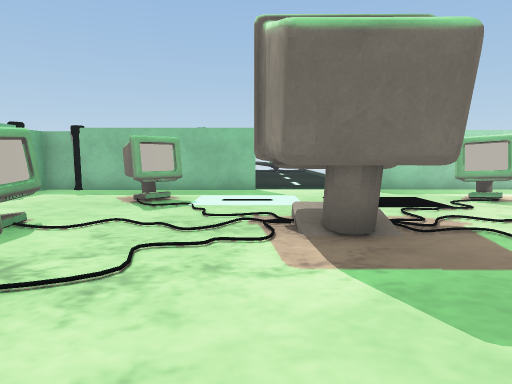
View 1 (above)

16 first-person views from a walk through a Unity game level. The camera is 1.3 m above the floor, tilts 6° down and sees 75° across. The floor is counted in squares, 1.25 m on a side. Each view is taken from the middle of a square. On the plan, view 1 faces up. The plan holds only what a view shows up to about 13 squares ahead; the rest is blank. The place goes on beyond the plan. The player character is not drawn. Some animated figures are left out. Door leaves are left out, so doorways stand open. Some surface patterns are stand-ins.

View 2
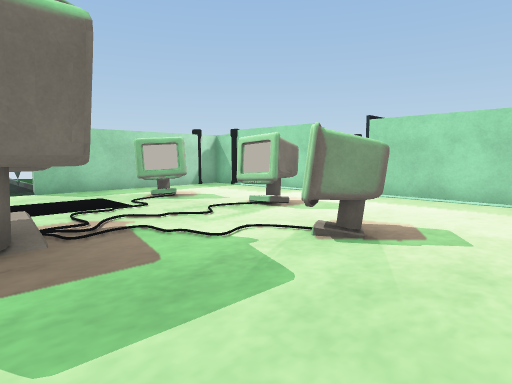

View 3
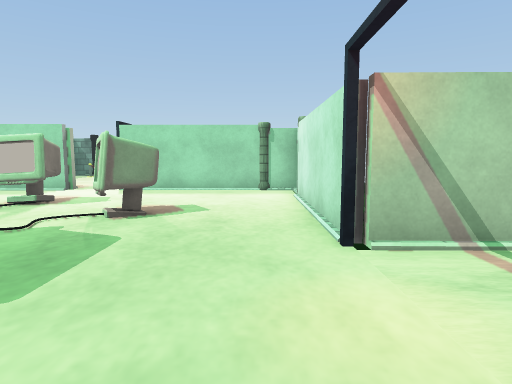

View 4
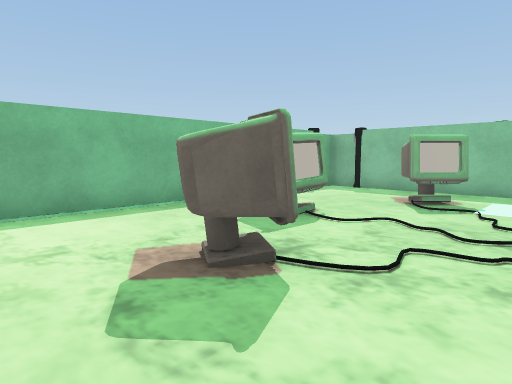

View 5
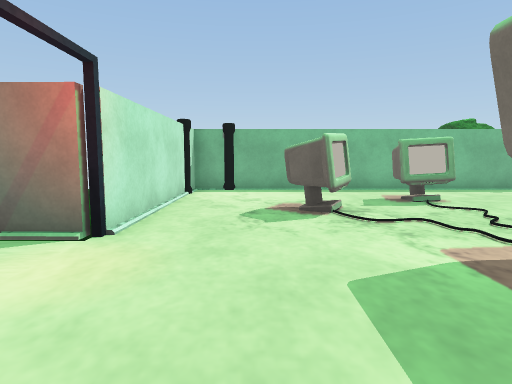

View 6
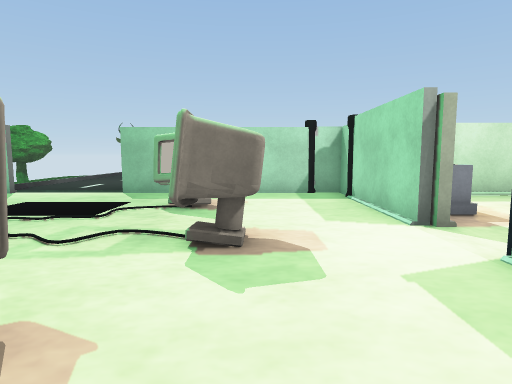

View 7
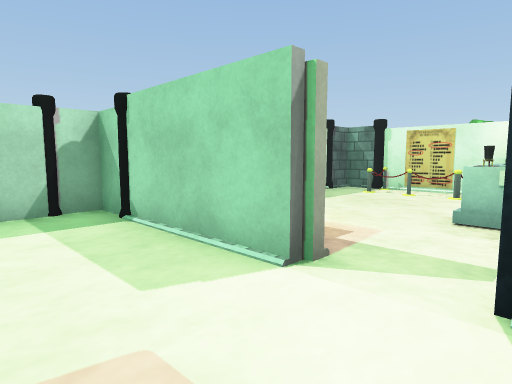

View 8
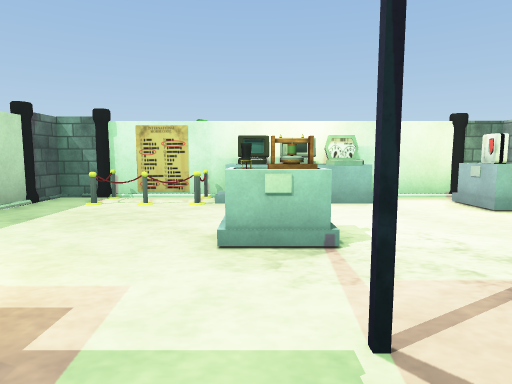

View 9
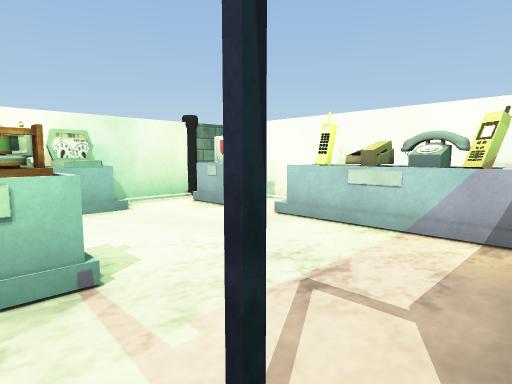

View 10
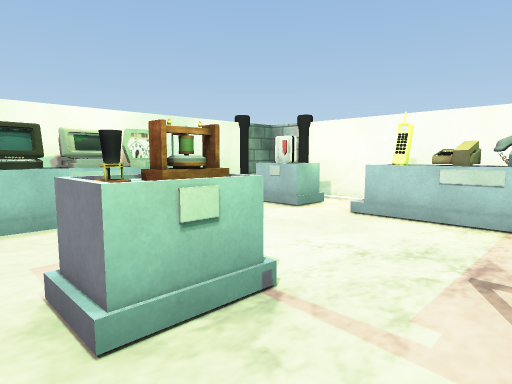

View 11
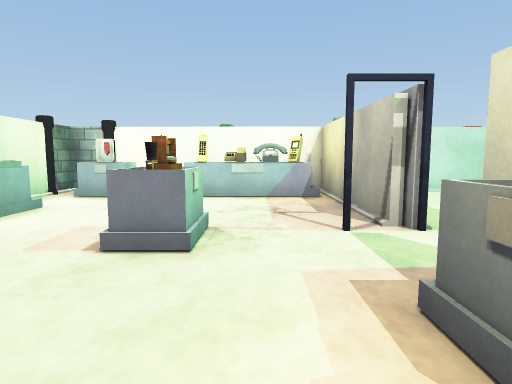

View 12
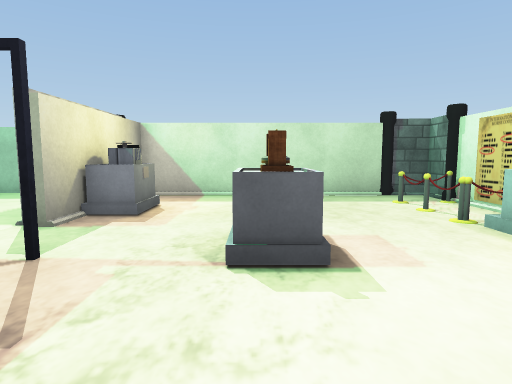

View 13
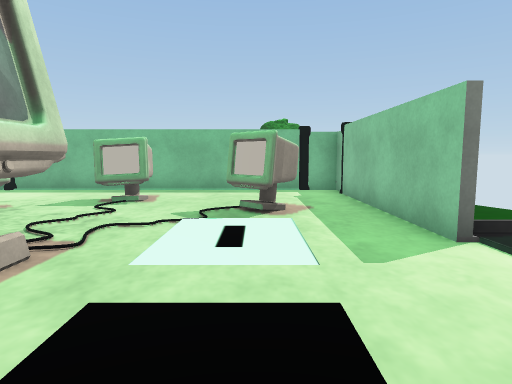

View 14
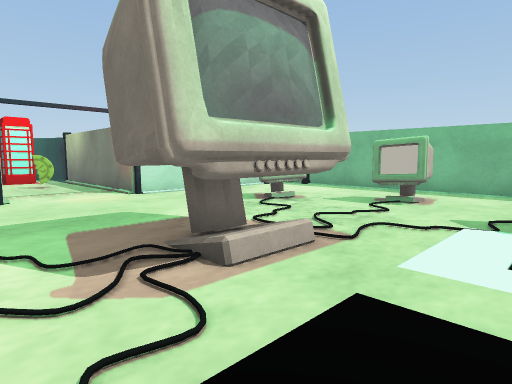

View 15
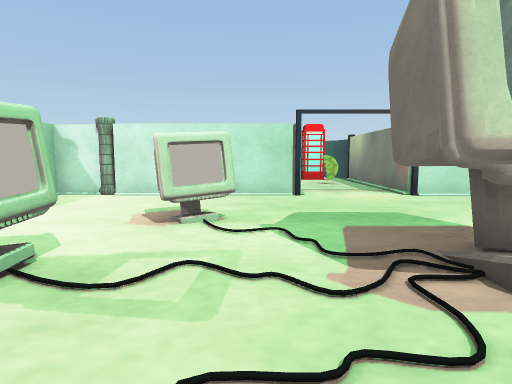

View 16
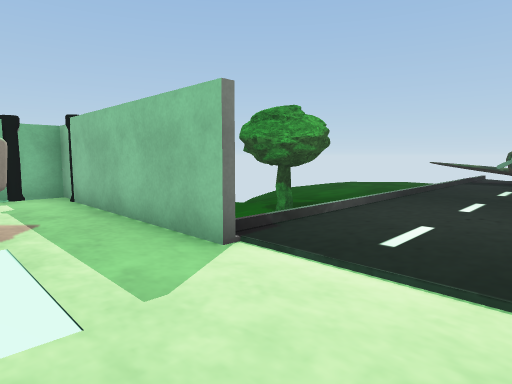

### Floor plan
Points are (right, up) in squares from view 1. A wall is a line through its corners. A room is listed if a view was taken in it or the views show most of it. See-through windows are left out.
Room 1 (views 1, 2, 3, 4, 5, 6, 7, 8, 9, 10, 11, 12, 13, 14, 15, 16)
walls: (9.9, 4.4) (9.9, -1.2) (16.4, -1.3); (9.9, 6.5) (9.9, 5.9) (9.6, 5.9) (9.6, 6.5); (9.6, 8.4) (9.6, 9.5); (8.5, 10.5) (3.1, 10.5); (2.6, -1.2) (7.9, -1.2); (9.6, -0.1) (9.6, 4.5); (0, 10.5) (-5.5, 10.5); (-5.4, -1.1) (-0.2, -1.1); (-6.6, 9.5) (-6.6, 0.5); (16.5, 10.1) (9.9, 10.1) (9.9, 8.4); (17.7, -0.1) (17.7, 8.9)
ways out: opening at (-6, 0); opening at (-6, 10.5); opening at (1, 11); opening at (9, 10); open door at (1, -1); open door at (10, 4)
objects: computer (-4, 5); computer (-3, 2) to (-2, 3); computer (-3, 8) to (-2, 9); computer (0, 4) to (2, 6); computer (5, 2) to (6, 3); computer (5, 8) to (6, 9); computer (6, 5) to (7, 6); other object (10, 7) to (11, 8); other object (10, 8); phone (11, 0); other object (12, 0); other object (13, 0); phone (13, 4) to (13, 5); other object (14, 0); other object (16, 0); barrier (16, 7); barrier (16, 8); other object (17, 0); other object (17, 3); computer (17, 4); computer (17, 5); barrier (17, 6); barrier (17, 9); pillar (17, 10)

Where each view was taken, in squares from view 1:
view 1: 0 up, 0 right, facing up
view 2: 0 up, 1 right, facing up-right
view 3: 0 up, 1 left, facing right
view 4: 0 up, 0 right, facing up-left
view 5: 1 up, 4 right, facing left
view 6: 1 up, 7 right, facing up
view 7: 4 up, 7 right, facing up-right
view 8: 5 up, 9 right, facing right
view 9: 5 up, 10 right, facing down-right
view 10: 6 up, 11 right, facing down-right
view 11: 9 up, 12 right, facing down
view 12: 1 up, 13 right, facing up
view 13: 8 up, 4 right, facing left
view 14: 8 up, 4 right, facing down-left
view 15: 8 up, 4 right, facing down
view 16: 8 up, 3 right, facing up-left
